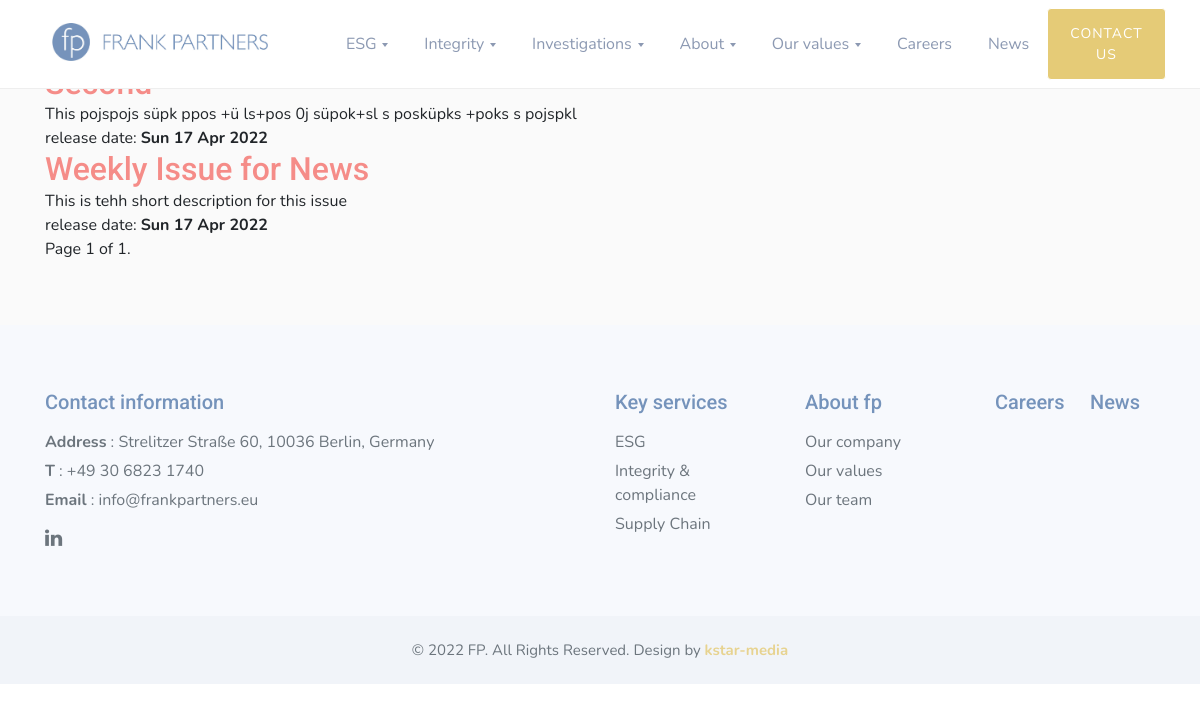
Screenshot of /newsfeed/issues/ with the database file from the repository.
### newsfeed/models.py (models this page shows, shortened)
class Issue(models.Model):
    title = models.CharField(max_length=128)
    issue_number = models.PositiveIntegerField(
        unique=True, help_text='Used as a slug for each issue'
    )
    publish_date = models.DateTimeField()
    issue_type = models.PositiveSmallIntegerField(
        choices=ISSUE_TYPE_CHOICES,
        default=WEEKLY_ISSUE
    )
    short_description = models.TextField(blank=True, null=True)
    is_draft = models.BooleanField(default=False)
    created_at = models.DateTimeField(auto_now_add=True)
    updated_at = models.DateTimeField(auto_now=True)
    objects = IssueQuerySet.as_manager()
    class Meta:
        ordering = ['-issue_number', '-publish_date']
    def get_absolute_url(self):
        return reverse(
            'newsfeed:issue_detail',
            kwargs={'issue_number': self.issue_number}
        )

### newsfeed/views.py (the view)
# urls.py: path('issues/', IssueListView.as_view(), name='issue_list'),
class IssueListView(ListView):
    model = Issue
    paginate_by = 15
    template_name = 'newsfeed/issue_list.html'
    def get_queryset(self):
        return super().get_queryset().released()

### newsfeed/querysets.py (called while the page is built)
    def released(self):
        return self.filter(
            is_draft=False,
            publish_date__lte=timezone.now()
        )

### newsfeed/templates/newsfeed/issue_list.html (shortened to what this page needs)
{% extends 'newsfeed/base.html' %}
{% block content %}
<section class="w3l-about2">
    <div class="features-main py-5">
      <div class="container py-lg-3">
        <div>
            {% for issue in object_list %}
                <h2><a href="{{ issue.get_absolute_url }}">{{ issue.title }}</a></h2>
                <p>{{ issue.short_description }}</p>
                release date: <b>{{ issue.publish_date|date:"D d M Y" }}</b>
            {% endfor %}
        </div>
        <div class="pagination">
            <span class="step-links">
                <span class="current">
                    Page {{ page_obj.number }} of {{ paginator.num_pages }}.
                </span>
            </span>
        </div>
        </div>
    </div>
</section>
{% endblock %}

### rows the page displays
Issue: short_description "This pojspojs süpk ppos +ü ls+pos 0j süpok+sl s posküpks +poks s pojspkl", publish_date "Sun 17 Apr 2022"
Issue: title "Weekly Issue for News", short_description "This is tehh short description for this issue", publish_date "Sun 17 Apr 2022"

### other values shown
{{ page_obj.number }} "1"
{{ paginator.num_pages }} "1"
